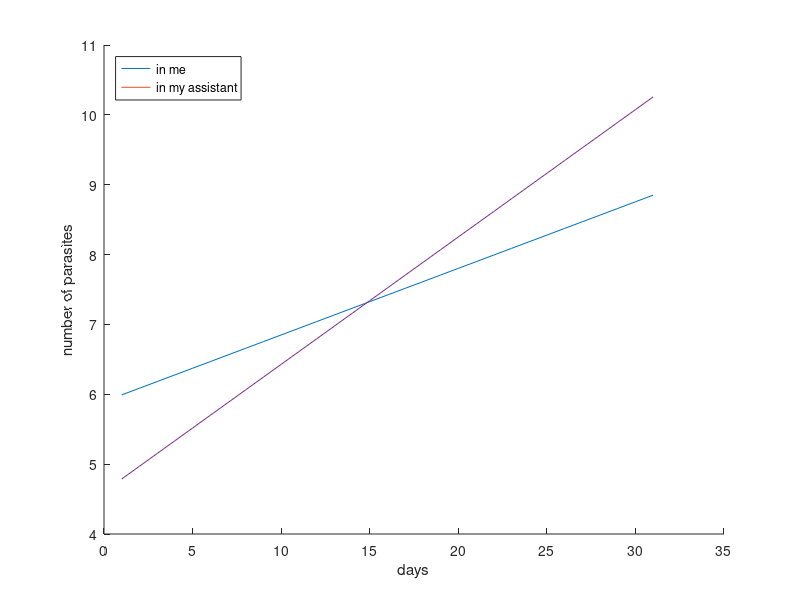

MATLAB code to generate this figure:
n = zeros(31);
m = zeros(31);
n(1) = 400;
m(1) = 120;
for i=2:31
    n(i) = n(i-1)*1.1;
    m(i) = m(i-1)*1.2;
end
figure;
hold on;
plot(log(n));
plot(log(m));
legend({'in me','in my assistant'},'Location','northwest');
xlabel('days');
ylabel('number of parasites');

